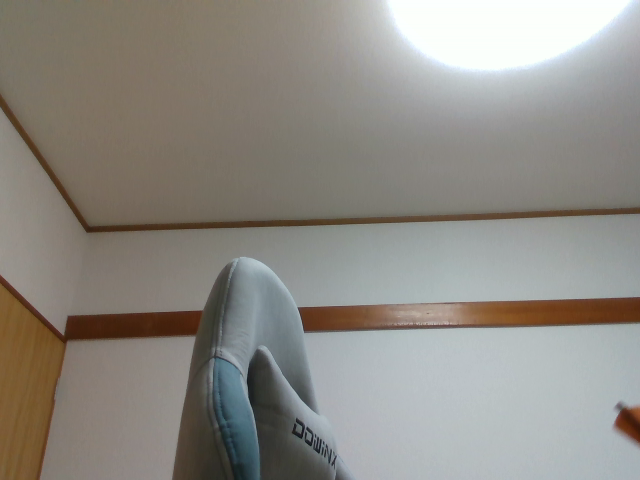
#> input picture images/flying_arrow/color/color16083310192788076.png, 640 x 480 px; its folder holds 4 pictures in this run
$ python segmentation.py   (older library calls are emulated)
#> lines starting #> are read from the running program, lines starting #| are printed output that depends on the picture; after the words box and inside, x2 and y2 are one past the last pixel; in counts of white or black regions, pixels touching at a corner belong together; pictures that were not available may be replaced by others from this repository, and a replacement may not be noted
#> further down, image_color is the input picture: shape (480, 640, 3); mean B, G, R 132.6, 139.1, 142.4
import glob
from PIL import Image
import cv2
import matplotlib.pyplot as plt
import numpy as np
import matplotlib.animation as animation
from tqdm import tqdm


def segmentation(image):
    ret, thresh = cv2.threshold(
        image, 0, 1, cv2.THRESH_BINARY_INV + cv2.THRESH_OTSU)
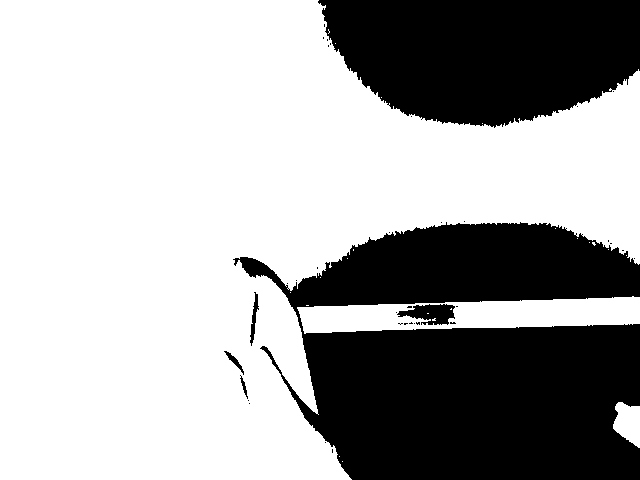
#> thresh: shape (480, 640); values 0 (black) and 1 (white), 65.9% white; 37 black regions (31 under 20 px), largest, box (x1, y1, x2, y2) and area: (233, 222, 640, 480) 70867, (318, 0, 640, 128) 32691, (397, 304, 455, 325) 749, (250, 292, 259, 346) 186, (224, 351, 244, 375) 108, (240, 375, 248, 399) 56
#> ret = 150
    # thresh[image == 0] = 0

    # add outline
    laplacian = cv2.Laplacian(image, cv2.CV_8U, ksize=5)
    ret, line = cv2.threshold(
        laplacian, 0, 1, cv2.THRESH_BINARY_INV + cv2.THRESH_OTSU)
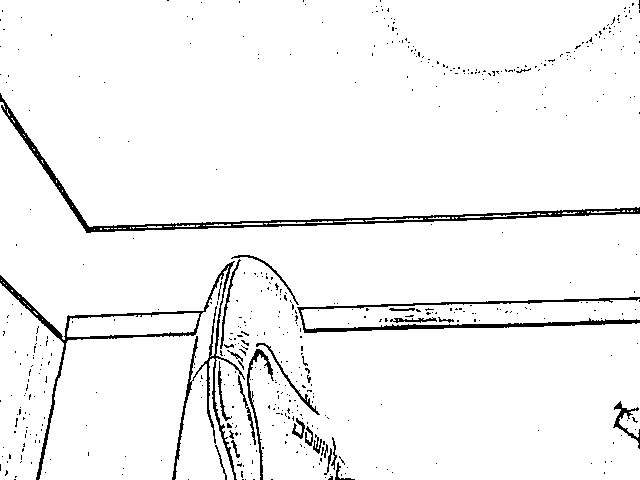
#> line: shape (480, 640); values 0 (black) and 1 (white), 95.7% white; black in thin lines or dots
#> ret = 120
    line = cv2.medianBlur(line, ksize=3)
#> line: shape (480, 640); values 0 (black) and 1 (white), 96% white; 115 black regions (87 under 20 px), largest, box (x1, y1, x2, y2) and area: (0, 94, 640, 233) 3865, (298, 297, 640, 333) 2174, (0, 262, 234, 480) 1945
    thresh = cv2.bitwise_or(thresh, thresh, mask=line)
#> thresh: shape (480, 640); values 0 (black) and 1 (white), 62% white; 84 black regions (68 under 20 px), largest, box (x1, y1, x2, y2) and area: (0, 222, 640, 480) 78395, (318, 0, 640, 128) 32691, (0, 94, 640, 233) 3866

    # noise removal
    thresh = cv2.medianBlur(thresh, ksize=5)
#> thresh: shape (480, 640); values 0 (black) and 1 (white), 62.4% white; 71 black regions (32 under 20 px), largest, box (x1, y1, x2, y2) and area: (213, 223, 640, 480) 75648, (319, 0, 640, 127) 32702, (0, 95, 640, 233) 3594
    kernel = np.ones((3, 3), np.uint8)
    opening = cv2.morphologyEx(thresh, cv2.MORPH_OPEN, kernel, iterations=2)
#> opening: shape (480, 640); values 0 (black) and 1 (white), 62% white; 34 black regions (7 under 20 px), largest, box (x1, y1, x2, y2) and area: (0, 95, 640, 480) 80722, (319, 0, 640, 127) 32716, (0, 276, 88, 352) 703

    # sure background area
    sure_bg = cv2.dilate(opening, kernel, iterations=3)
#> sure_bg: shape (480, 640); values 0 (black) and 1 (white), 66.8% white; 11 black regions (3 under 20 px), largest, box (x1, y1, x2, y2) and area: (287, 216, 640, 480) 70120, (323, 0, 640, 123) 31214, (237, 258, 283, 286) 276

    # make distance image
    tmp = cv2.convertScaleAbs(opening, alpha=(255))
    dist_transform = cv2.distanceTransform(tmp, cv2.DIST_L2, 5)

    # Finding sure foreground area
    ret, sure_fg = cv2.threshold(
        dist_transform, 0.05 * dist_transform.max(), 1, 0)
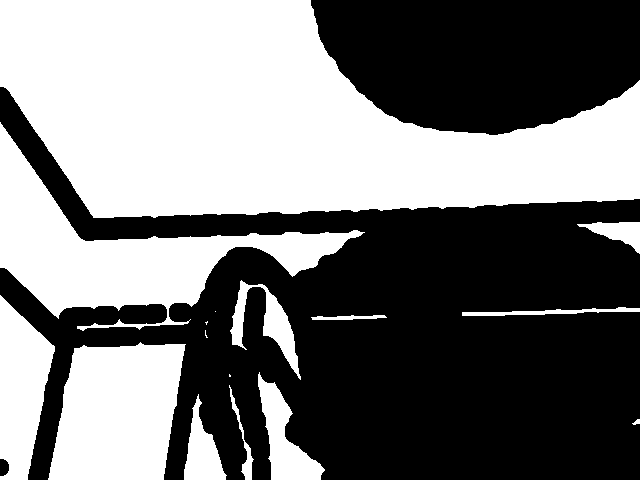
#> sure_fg: shape (480, 640) float32; values 0 (black) and 1 (white), 47.2% white; 16 white regions (4 under 20 px), largest, box (x1, y1, x2, y2) and area: (0, 0, 640, 218) 92165, (0, 122, 365, 331) 21599, (48, 342, 186, 480) 15190
#> ret = 8.65

    # Finding unknown region
    sure_fg = np.uint8(sure_fg)
    sure_bg = np.uint8(sure_bg)
    unknown = cv2.subtract(sure_bg, sure_fg)
#> unknown: shape (480, 640); values 0 (black) and 1 (white), 19.7% white; 6 white regions, box (x1, y1, x2, y2) and area: (0, 87, 640, 480) 50311, (311, 0, 640, 135) 4984, (451, 296, 640, 327) 4319, (617, 403, 640, 438) 599, (0, 459, 9, 476) 129, (402, 313, 413, 324) 121

    # Marker labelling
    ret, markers = cv2.connectedComponents(sure_fg)
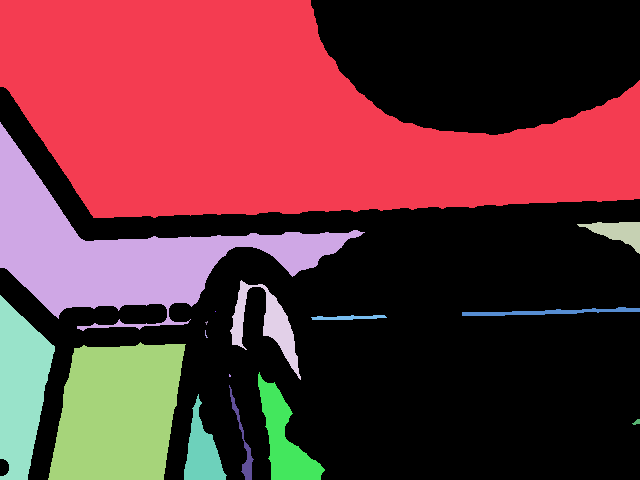
#> markers: shape (480, 640) int32; 17 distinct labels, from 0 to 16; one colour per label, 0 black
#> ret = 17

    # Add one to all labels so that sure background is not 0, but 1
    markers = markers + 1
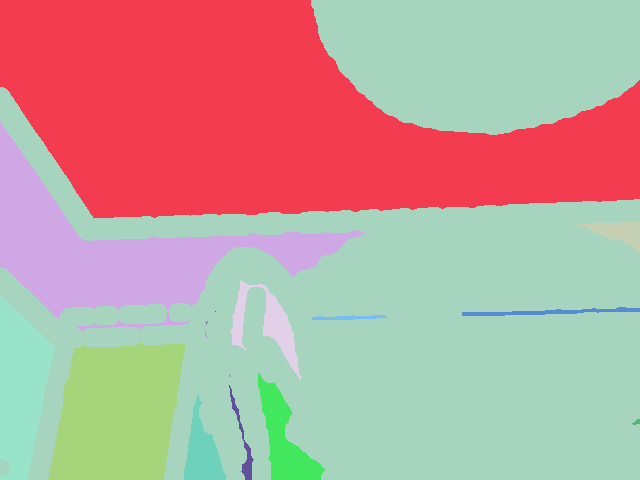
#> markers: shape (480, 640) int32; 17 distinct labels, from 1 to 17; one colour per label, 0 black

    # Now, mark the region of unknown with zero
    markers[unknown == 255] = 0

    tmp = cv2.convertScaleAbs(image, alpha=(255 / 65535))
#> tmp: shape (480, 640); values 0 (black) and 1 (white), 55.3% white; 103 black regions (100 under 20 px), largest, box (x1, y1, x2, y2) and area: (0, 0, 640, 480) 128887, (297, 297, 640, 333) 7319, (614, 403, 640, 446) 747
    color = cv2.cvtColor(tmp, cv2.COLOR_GRAY2BGR)
    markers = cv2.watershed(color, markers)
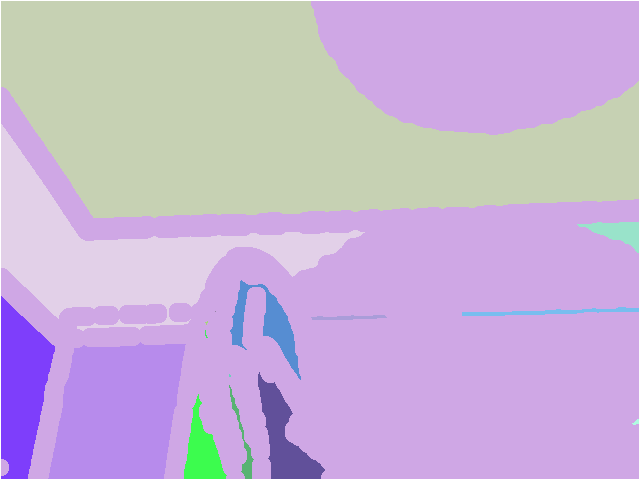
#> markers: shape (480, 640) int32; 18 distinct labels, from -1 to 17; one colour per label, 0 black, -1 white

    return markers


class AnimationMaker():
    def __init__(self, image_list, markers_list, fps=60):
        self.image_list = image_list
        self.markers_list = markers_list
        self.interval = 1000 / fps
        self._init_figure()

    def _init_figure(self):
        self.fig, self.ax = plt.subplots(1, 2, figsize=(12, 6))
        self.ax[0].set_title('image')
        self.ax[1].set_title('segmentation')

    def _update(self, i):
        self.ax[0].imshow(self.image_list[i], cmap='jet')
        self.ax[1].imshow(self.markers_list[i], cmap='tab20')
        print('{}/{}'.format(i, len(self.image_list)))

    def makeAnimation(self):
        return animation.FuncAnimation(self.fig, self._update,
                                       interval=self.interval, frames=len(self.image_list))


def make_gif(folder, filename, extention='png', fps=30):
    files = sorted(glob.glob('{}/./*.{}'.format(folder, extention)))
    images = list(map(lambda file: Image.open(file), files))
    duration = int(1000 / fps)
    images[0].save('{}/{}'.format(folder, filename),
                   save_all=True,
                   append_images=images[1:],
                   duration=duration,
                   loop=0)


if __name__ == '__main__':
    import pathlib
    import shutil
    import os

    if os.path.exists('results'):
        shutil.rmtree('results')

    os.mkdir('results')

    folder_color = 'images/flying_arrow/color'
    folder_depth = 'images/flying_arrow/depth'

    filename_list_color = list(pathlib.Path(folder_color).glob('*.png'))
    filename_list_depth = list(pathlib.Path(folder_depth).glob('*.png'))

    # [7 lines of commented-out code are left out]
    for i in tqdm(range(len(filename_list_depth))):
        image_color = cv2.imread(
            '{}/{}'.format(folder_color, filename_list_color[i].name))
        image_depth = cv2.imread(
            '{}/{}'.format(folder_depth, filename_list_depth[i].name), cv2.IMREAD_ANYDEPTH)
        markers = segmentation(image_depth)

        markers_color = cv2.convertScaleAbs(
            markers, alpha=(255 / np.max(markers)))
        markers_color = cv2.applyColorMap(markers_color, cv2.COLORMAP_RAINBOW)
#> markers_color: shape (480, 640, 3)
        markers_color[markers == 1] = [0, 0, 0]
        blended = cv2.addWeighted(
            src1=image_color,
            alpha=0.7,
            src2=markers_color,
            beta=0.3,
            gamma=0)
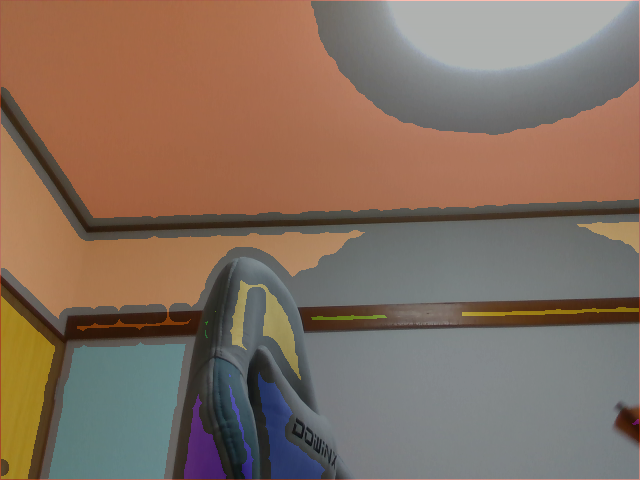
#> blended: shape (480, 640, 3); mean B, G, R 95.9, 110.6, 131.2
        cv2.imwrite('results/result{:08}.png'.format(i), blended)
        # [12 lines of commented-out code are left out]

    print('Creating gif file ...')
    make_gif('results', 'result.gif')
#> (the run stopped early here; a loop or call above may not have finished)
